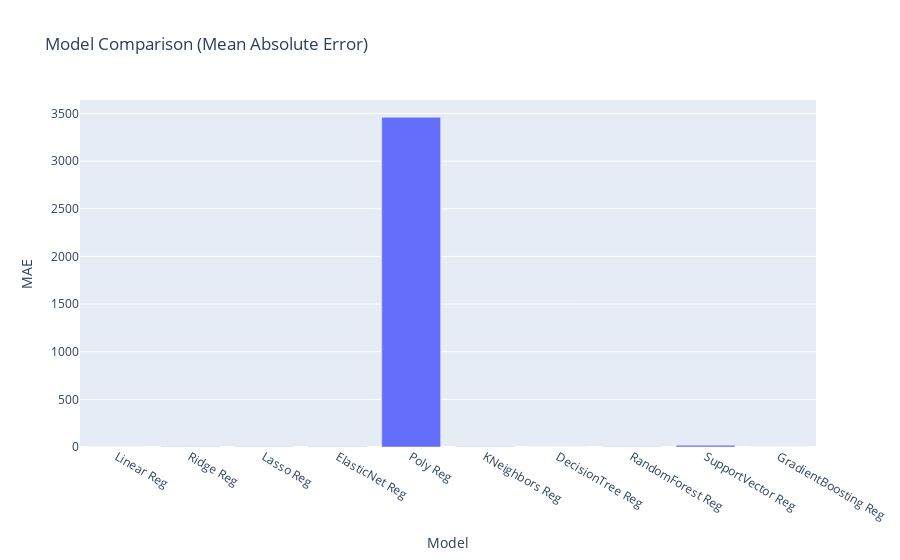

Notebook code for this chart:
### Code cell
rsDf = pd.DataFrame(list(zip(models, maeScores)), columns = ['Model', 'MAE'])
fig = px.bar(rsDf, x='Model', y='MAE', title='Model Comparison (Mean Absolute Error)')
fig.show()

### Figure 1 — Plotly figure (JSON) as saved in the notebook; plotly's stock layout.template omitted (floating-point values rounded to 4 significant figures)
{"data": [{"alignmentgroup": "True", "hovertemplate": "Model=%{x}<br>MAE=%{y}<extra></extra>", "legendgroup": "", "marker": {"color": "#636efa", "pattern": {"shape": ""}}, "name": "", "offsetgroup": "", "orientation": "v", "showlegend": false, "textposition": "auto", "type": "bar", "x": ["Linear Reg", "Ridge Reg", "Lasso Reg", "ElasticNet Reg", "Poly Reg", "KNeighbors Reg", "DecisionTree Reg", "RandomForest Reg", "SupportVector Reg", "GradientBoosting Reg"], "xaxis": "x", "y": [0.7116, 3.391, 3.817, 3.527, 3459.0, 1.412, 1.187, 2.128, 17.82, 1.007], "yaxis": "y"}], "layout": {"barmode": "relative", "legend": {"tracegroupgap": 0}, "title": {"text": "Model Comparison (Mean Absolute Error)"}, "xaxis": {"anchor": "y", "domain": [0, 1], "title": {"text": "Model"}}, "yaxis": {"anchor": "x", "domain": [0, 1], "title": {"text": "MAE"}}}}
